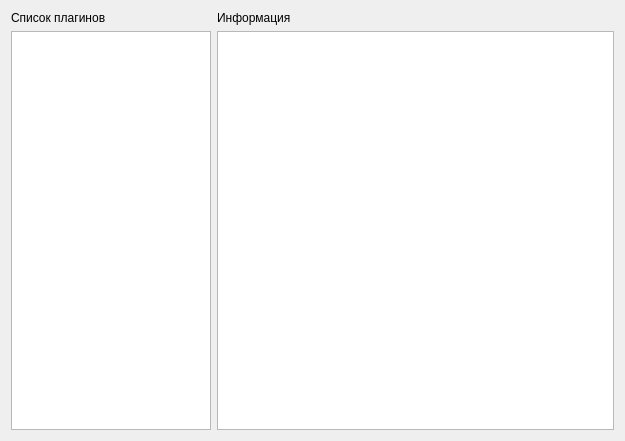
<?xml version="1.0" encoding="UTF-8"?>
<ui version="4.0">
 <class>PluginInformationForm</class>
 <widget class="QWidget" name="PluginInformationForm">
  <property name="geometry">
   <rect>
    <x>0</x>
    <y>0</y>
    <width>625</width>
    <height>441</height>
   </rect>
  </property>
  <property name="windowTitle">
   <string>Form</string>
  </property>
  <property name="windowIcon">
   <iconset resource="../../../core/frameWork/resources/framework_resources.qrc">
    <normaloff>:/images/base/plugins.png</normaloff>:/images/base/plugins.png</iconset>
  </property>
  <layout class="QGridLayout" name="gridLayout">
   <item row="0" column="0">
    <widget class="QLabel" name="label">
     <property name="text">
      <string>Список плагинов</string>
     </property>
    </widget>
   </item>
   <item row="1" column="0">
    <widget class="QListWidget" name="pluginsListWidget">
     <property name="maximumSize">
      <size>
       <width>200</width>
       <height>16777215</height>
      </size>
     </property>
    </widget>
   </item>
   <item row="1" column="2">
    <widget class="QPlainTextEdit" name="pluginInformationEdit"/>
   </item>
   <item row="0" column="2">
    <widget class="QLabel" name="label_2">
     <property name="text">
      <string>Информация</string>
     </property>
    </widget>
   </item>
  </layout>
 </widget>
 <resources>
  <include location="../../../core/frameWork/resources/framework_resources.qrc"/>
 </resources>
 <connections/>
</ui>
